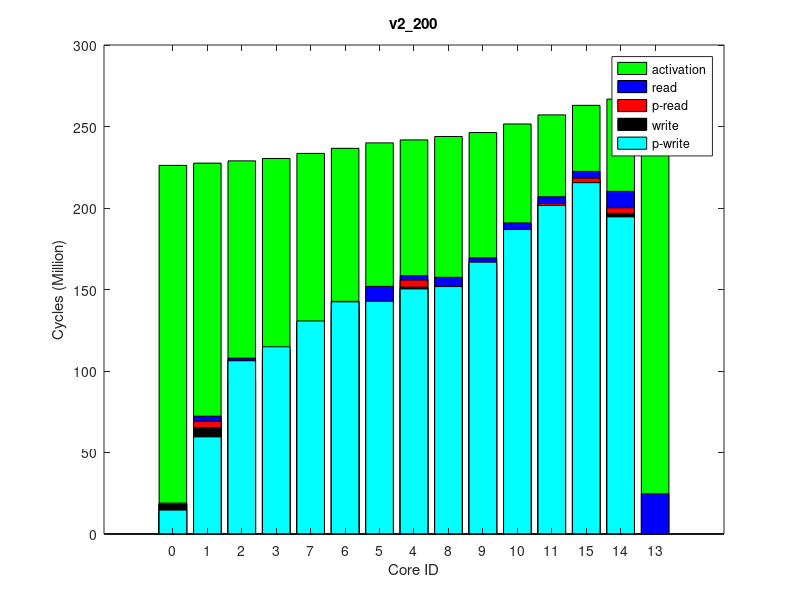

This figure's MATLAB source:
times(1, :, :) = [
740632, 227453723, 0
3934369, 228831510, 0
1045385, 230230719, 0
2708224, 231712941, 0
4401432, 243139747, 0
3168685, 241317240, 0
3188674, 237959224, 0
3255012, 234828074, 0
1467453, 245235743, 0
3137405, 247656114, 0
3424017, 252921088, 0
3440765, 258489824, 0
0, 268836789, 0
3431807, 268189470, 0
3558511, 264355552, 0
];
times(2, :, :) = [
740632, 227406678, 0
3935292, 228784121, 0
1044897, 230184715, 0
2706133, 231668574, 0
4401704, 243092244, 0
3168185, 241270479, 0
3188774, 237910317, 0
3253321, 234780341, 0
1469085, 245188394, 0
3133967, 247610040, 0
3422479, 252873988, 0
3440585, 258445385, 0
0, 268778676, 0
3431854, 268128644, 0
3549308, 264308033, 0
];
times(3, :, :) = [
740632, 227447761, 0
3939369, 228825568, 0
1045014, 230226336, 0
2707502, 231708081, 0
4401432, 243139676, 0
3168234, 241316583, 0
3189337, 237956599, 0
3256188, 234823436, 0
1470758, 245234970, 0
3133785, 247656684, 0
3421624, 252919084, 0
3441372, 258489681, 0
0, 268821533, 0
3432015, 268174595, 0
3553127, 264355313, 0
];
times(4, :, :) = [
740632, 227453559, 0
3936791, 228832661, 0
1044697, 230232249, 0
2707264, 231719499, 0
4402126, 243148067, 0
3168589, 241324704, 0
3189050, 237965913, 0
3252544, 234831866, 0
1469563, 245242663, 0
3141082, 247664701, 0
3422288, 252925620, 0
3442307, 258495650, 0
0, 268833649, 0
3432098, 268192447, 0
3557321, 264361061, 0
];
times(5, :, :) = [
740632, 227463878, 0
3938518, 228843147, 0
1045083, 230244254, 0
2707964, 231728553, 0
4401374, 243157573, 0
3167975, 241336075, 0
3189342, 237976848, 0
3255548, 234844069, 0
1466952, 245254102, 0
3137879, 247676186, 0
3421358, 252937568, 0
3441567, 258511827, 0
0, 268865886, 0
3431796, 268219307, 0
3553986, 264375059, 0
];
times(6, :, :) = [
740632, 227435021, 0
3940254, 228815802, 0
1044450, 230217718, 0
2705658, 231703392, 0
4401607, 243122833, 0
3168181, 241300555, 0
3191324, 237941044, 0
3258933, 234813190, 0
1465466, 245218753, 0
3138220, 247639430, 0
3423683, 252902580, 0
3442499, 258472916, 0
0, 268804994, 0
3431710, 268164360, 0
3554688, 264336512, 0
];
times(7, :, :) = [
740632, 227437621, 0
3939538, 228815160, 0
1044997, 230215459, 0
2708436, 231702289, 0
4401110, 243130936, 0
3169003, 241307886, 0
3189731, 237949890, 0
3250812, 234818328, 0
1465543, 245225585, 0
3137512, 247647660, 0
3425375, 252910607, 0
3441760, 258485381, 0
0, 268816846, 0
3432200, 268174175, 0
3550872, 264347722, 0
];
times(8, :, :) = [
740632, 227440996, 0
3936419, 228822152, 0
1044847, 230219305, 0
2707235, 231703530, 0
4401419, 243137053, 0
3168714, 241314302, 0
3190072, 237955839, 0
3250961, 234820930, 0
1470074, 245232340, 0
3138142, 247653292, 0
3422577, 252916099, 0
3440370, 258493307, 0
0, 268835845, 0
3432333, 268183445, 0
3561943, 264356621, 0
];
times(9, :, :) = [
740632, 227447133, 0
3936518, 228823635, 0
1045116, 230223557, 0
2707347, 231707601, 0
4400828, 243129872, 0
3169272, 241306699, 0
3189010, 237947878, 0
3253728, 234819222, 0
1467250, 245223865, 0
3137886, 247644961, 0
3424720, 252908089, 0
3444237, 258483361, 0
0, 268822794, 0
3432349, 268178577, 0
3558741, 264345918, 0
];
times(10, :, :) = [
740632, 227458126, 0
3938666, 228836424, 0
1044973, 230233174, 0
2706208, 231717639, 0
4401201, 243136215, 0
3168325, 241313704, 0
3190252, 237956153, 0
3250009, 234825912, 0
1465784, 245232342, 0
3136268, 247652620, 0
3418915, 252914211, 0
3441198, 258487542, 0
0, 268814369, 0
3431837, 268163569, 0
3555053, 264351147, 0
];
ave_times = round(squeeze(mean(times)));
format long g, ave_times
std_times = round(squeeze(std(times)));
format long g, std_times
polling_read_times = ave_times;
times(1, :, :) = [
14667190, 226564065, 0
59581990, 227941569, 0
106290756, 229332862, 0
114869233, 230803892, 0
150369505, 242398050, 0
142786142, 240527959, 0
142448137, 237084964, 0
130698789, 233914999, 0
151809237, 244549665, 0
166744866, 247040690, 0
186771211, 252469163, 0
201540300, 258237069, 0
0, 268865501, 0
194569497, 268223984, 0
215519551, 264306576, 0
];
times(2, :, :) = [
14664093, 226576642, 0
59562811, 227954259, 0
106282981, 229340757, 0
114876361, 230813194, 0
150386198, 242407685, 0
142796968, 240536730, 0
142457758, 237094874, 0
130700956, 233926181, 0
151823587, 244558259, 0
166796653, 247052263, 0
186825850, 252476146, 0
201602934, 258246535, 0
0, 268862011, 0
194567548, 268219840, 0
215558562, 264315621, 0
];
times(3, :, :) = [
14656131, 226552195, 0
59556317, 227929899, 0
106248686, 229325250, 0
114840471, 230806992, 0
150340626, 242401240, 0
142759910, 240531561, 0
142416163, 237088919, 0
130672168, 233920435, 0
151778451, 244552189, 0
166730486, 247043381, 0
186781435, 252471552, 0
201564578, 258239086, 0
0, 268862308, 0
194564223, 268220428, 0
215531503, 264308111, 0
];
times(4, :, :) = [
14649744, 226553910, 0
59533274, 227932618, 0
106223217, 229324901, 0
114815889, 230807086, 0
150346584, 242403626, 0
142760930, 240533510, 0
142410693, 237092012, 0
130680446, 233922512, 0
151783953, 244554204, 0
166743195, 247049192, 0
186792148, 252475701, 0
201583778, 258247558, 0
0, 268865461, 0
194556598, 268213531, 0
215555328, 264316861, 0
];
times(5, :, :) = [
14654921, 226549645, 0
59574949, 227929641, 0
106292565, 229317539, 0
114870422, 230789098, 0
150331817, 242385154, 0
142758400, 240513865, 0
142434301, 237071446, 0
130693115, 233902640, 0
151769267, 244535461, 0
166750641, 247029022, 0
186752981, 252454588, 0
201544665, 258221597, 0
0, 268849617, 0
194545553, 268203665, 0
215513039, 264290837, 0
];
times(6, :, :) = [
14663180, 226564442, 0
59601650, 227943544, 0
106363188, 229332931, 0
114953724, 230806086, 0
150422499, 242401361, 0
142829212, 240529865, 0
142515611, 237088627, 0
130769917, 233919739, 0
151857479, 244551644, 0
166811529, 247046535, 0
186833263, 252473803, 0
201590093, 258243283, 0
0, 268886333, 0
194585979, 268243094, 0
215534997, 264312619, 0
];
times(7, :, :) = [
14644721, 226554003, 0
59536949, 227931965, 0
106258631, 229326258, 0
114851602, 230799170, 0
150385347, 242397433, 0
142771982, 240526820, 0
142413345, 237087026, 0
130688983, 233916757, 0
151822146, 244547223, 0
166791332, 247042795, 0
186827639, 252470998, 0
201588690, 258237455, 0
0, 268877282, 0
194576325, 268232419, 0
215526980, 264306566, 0
];
times(8, :, :) = [
14655856, 226559686, 0
59553516, 227939188, 0
106265865, 229330281, 0
114849482, 230810010, 0
150398022, 242403955, 0
142783879, 240532910, 0
142468542, 237091672, 0
130719396, 233923513, 0
151835570, 244554586, 0
166786549, 247048986, 0
186789157, 252474722, 0
201568227, 258245349, 0
0, 268855707, 0
194558071, 268216173, 0
215537036, 264314657, 0
];
times(9, :, :) = [
14642532, 226546320, 0
59545922, 227926565, 0
106237226, 229314347, 0
114800350, 230788289, 0
150274302, 242383657, 0
142702123, 240513230, 0
142354593, 237069574, 0
130635507, 233900426, 0
151713082, 244535173, 0
166691907, 247029115, 0
186733832, 252456652, 0
201523975, 258226106, 0
0, 268845023, 0
194547495, 268204336, 0
215518259, 264295447, 0
];
times(10, :, :) = [
14670173, 226571255, 0
59565697, 227951227, 0
106269798, 229341103, 0
114852208, 230818164, 0
150340386, 242413195, 0
142747961, 240542579, 0
142410312, 237099362, 0
130692873, 233931499, 0
151778182, 244563801, 0
166765864, 247059916, 0
186783500, 252487884, 0
201577274, 258256944, 0
0, 268892851, 0
194603325, 268252125, 0
215549859, 264325666, 0
];
ave_times = round(squeeze(mean(times)));
format long g, ave_times
std_times = round(squeeze(std(times)));
format long g, std_times
polling_write_times = ave_times;
times(1, :, :) = [
0, 249701595, 0
6983643, 251211674, 64000
14091157, 252687734, 128000
6979020, 254287770, 64000
7044385, 266345426, 64000
13292954, 264422175, 128000
7470842, 260859623, 64000
7292297, 257545489, 64000
14247315, 268539629, 128000
7051030, 271093093, 64000
7430439, 276629375, 64000
7631019, 282676914, 64000
24643404, 293656469, 255980
13516584, 292966439, 128000
7667661, 288855097, 64000
];
times(2, :, :) = [
0, 249697793, 0
6983750, 251210041, 64000
14091589, 252683537, 128000
6979020, 254283527, 64000
7041776, 266334438, 64000
13293760, 264413260, 128000
7470815, 260848779, 64000
7297274, 257537375, 64000
14247568, 268529059, 128000
7051355, 271080617, 64000
7430414, 276619079, 64000
7631037, 282669640, 64000
24642825, 293634535, 255980
13516475, 292948213, 128000
7667978, 288845870, 64000
];
times(3, :, :) = [
0, 249693666, 0
6983914, 251203467, 64000
14091319, 252680209, 128000
6979020, 254276643, 64000
7050631, 266338342, 64000
13292717, 264415221, 128000
7470859, 260853126, 64000
7297941, 257535776, 64000
14246903, 268533384, 128000
7050766, 271085965, 64000
7430821, 276624832, 64000
7631017, 282666817, 64000
24644496, 293637797, 255980
13516619, 292949080, 128000
7667416, 288843454, 64000
];
times(4, :, :) = [
0, 249693836, 0
6983356, 251204853, 64000
14091447, 252680891, 128000
6979020, 254282538, 64000
7050308, 266344319, 64000
13292939, 264420287, 128000
7470859, 260856781, 64000
7294321, 257542831, 64000
14246765, 268537589, 128000
7050733, 271091803, 64000
7430423, 276631002, 64000
7631029, 282677861, 64000
24643810, 293657539, 255980
13516344, 292969783, 128000
7667627, 288852829, 64000
];
times(5, :, :) = [
0, 249694983, 0
6983551, 251206198, 64000
14091497, 252682771, 128000
6979020, 254280109, 64000
7047454, 266333661, 64000
13292873, 264408221, 128000
7470835, 260846603, 64000
7294356, 257530167, 64000
14246927, 268527408, 128000
7050784, 271080558, 64000
7430356, 276620107, 64000
7631047, 282657870, 64000
24644496, 293632390, 255980
13516713, 292944016, 128000
7667859, 288833272, 64000
];
times(6, :, :) = [
0, 249694968, 0
6983221, 251205414, 64000
14091359, 252680418, 128000
6979020, 254280176, 64000
7048555, 266336996, 64000
13292312, 264413368, 128000
7470827, 260851276, 64000
7292828, 257534373, 64000
14246760, 268528418, 128000
7050614, 271081544, 64000
7430644, 276621027, 64000
7631028, 282667644, 64000
24644228, 293641123, 255980
13516493, 292954235, 128000
7667579, 288840090, 64000
];
times(7, :, :) = [
0, 249695459, 0
6983434, 251206144, 64000
14091225, 252682683, 128000
6979020, 254278580, 64000
7049815, 266333117, 64000
13293191, 264409634, 128000
7470828, 260847308, 64000
7295392, 257533293, 64000
14247428, 268527625, 128000
7051099, 271081036, 64000
7430975, 276620503, 64000
7631036, 282660083, 64000
24644643, 293639684, 255980
13516507, 292955290, 128000
7667587, 288837445, 64000
];
times(8, :, :) = [
0, 249696150, 0
6983785, 251205141, 64000
14091406, 252682063, 128000
6979020, 254278916, 64000
7047571, 266336335, 64000
13292775, 264412973, 128000
7470838, 260851434, 64000
7293355, 257537477, 64000
14247167, 268531490, 128000
7050842, 271084354, 64000
7430458, 276623450, 64000
7631049, 282668144, 64000
24643424, 293637610, 255980
13516430, 292956460, 128000
7667519, 288844165, 64000
];
times(9, :, :) = [
0, 249703225, 0
6983824, 251210993, 64000
14091246, 252688196, 128000
6979020, 254288746, 64000
7050990, 266352961, 64000
13293001, 264427870, 128000
7470869, 260863157, 64000
7290332, 257550716, 64000
14247345, 268546748, 128000
7051082, 271100531, 64000
7430699, 276640694, 64000
7631022, 282679086, 64000
24644625, 293652399, 255980
13516351, 292963801, 128000
7667567, 288853673, 64000
];
times(10, :, :) = [
0, 249713815, 0
6984069, 251224733, 64000
14091310, 252699874, 128000
6979020, 254303399, 64000
7052975, 266357554, 64000
13293583, 264432454, 128000
7470830, 260868911, 64000
7297289, 257555273, 64000
14247568, 268551193, 128000
7051137, 271103870, 64000
7430284, 276642808, 64000
7631022, 282676196, 64000
24643889, 293656839, 255980
13516450, 292969117, 128000
7667866, 288853077, 64000
];
ave_times = round(squeeze(mean(times)));
format long g, ave_times
std_times = round(squeeze(std(times)));
format long g, std_times
read_times = ave_times;
times(1, :, :) = [
0, 226153899, 0
0, 227531576, 0
0, 228919762, 0
0, 230396184, 0
0, 241780534, 0
0, 239961779, 0
0, 236612166, 0
0, 233494909, 0
0, 243872908, 0
0, 246290593, 0
0, 251545449, 0
0, 257117366, 0
0, 267451521, 0
0, 266809157, 0
0, 262984975, 0
];
times(2, :, :) = [
0, 226161089, 0
0, 227536719, 0
0, 228924943, 0
0, 230401857, 0
0, 241782493, 0
0, 239965135, 0
0, 236618002, 0
0, 233498010, 0
0, 243873936, 0
0, 246293445, 0
0, 251549539, 0
0, 257122481, 0
0, 267443977, 0
0, 266799537, 0
0, 262988647, 0
];
times(3, :, :) = [
0, 226144819, 0
0, 227520602, 0
0, 228907371, 0
0, 230378658, 0
0, 241756522, 0
0, 239937983, 0
0, 236588131, 0
0, 233471967, 0
0, 243849228, 0
0, 246266879, 0
0, 251522786, 0
0, 257093018, 0
0, 267439331, 0
0, 266796483, 0
0, 262959986, 0
];
times(4, :, :) = [
0, 226166274, 0
0, 227542796, 0
0, 228934478, 0
0, 230411151, 0
0, 241797967, 0
0, 239979630, 0
0, 236627103, 0
0, 233511211, 0
0, 243889749, 0
0, 246308992, 0
0, 251566504, 0
0, 257140850, 0
0, 267472610, 0
0, 266832954, 0
0, 263005190, 0
];
times(5, :, :) = [
0, 226149714, 0
0, 227523742, 0
0, 228909308, 0
0, 230384742, 0
0, 241770571, 0
0, 239953335, 0
0, 236602459, 0
0, 233485367, 0
0, 243860908, 0
0, 246280048, 0
0, 251535867, 0
0, 257113599, 0
0, 267451873, 0
0, 266804728, 0
0, 262979033, 0
];
times(6, :, :) = [
0, 226163366, 0
0, 227537030, 0
0, 228926153, 0
0, 230398958, 0
0, 241783384, 0
0, 239962508, 0
0, 236612770, 0
0, 233496060, 0
0, 243874477, 0
0, 246292558, 0
0, 251548648, 0
0, 257120522, 0
0, 267456164, 0
0, 266814383, 0
0, 262987811, 0
];
times(7, :, :) = [
0, 226183637, 0
0, 227559294, 0
0, 228945913, 0
0, 230423393, 0
0, 241801811, 0
0, 239984653, 0
0, 236637040, 0
0, 233521987, 0
0, 243894608, 0
0, 246313097, 0
0, 251566331, 0
0, 257135596, 0
0, 267466035, 0
0, 266822890, 0
0, 263003906, 0
];
times(8, :, :) = [
0, 226164624, 0
0, 227537167, 0
0, 228927912, 0
0, 230404636, 0
0, 241786325, 0
0, 239965941, 0
0, 236616412, 0
0, 233502170, 0
0, 243875666, 0
0, 246294646, 0
0, 251549576, 0
0, 257122248, 0
0, 267460507, 0
0, 266825781, 0
0, 262987125, 0
];
times(9, :, :) = [
0, 226141520, 0
0, 227515602, 0
0, 228903521, 0
0, 230380789, 0
0, 241758410, 0
0, 239940301, 0
0, 236592568, 0
0, 233477627, 0
0, 243851389, 0
0, 246269730, 0
0, 251526119, 0
0, 257101563, 0
0, 267419492, 0
0, 266778741, 0
0, 262966439, 0
];
times(10, :, :) = [
0, 226162217, 0
0, 227537873, 0
0, 228923809, 0
0, 230393478, 0
0, 241778891, 0
0, 239959629, 0
0, 236609461, 0
0, 233491872, 0
0, 243870568, 0
0, 246289522, 0
0, 251545134, 0
0, 257117078, 0
0, 267465338, 0
0, 266828869, 0
0, 262985319, 0
];
ave_times = round(squeeze(mean(times)));
format long g, ave_times
std_times = round(squeeze(std(times)));
format long g, std_times
total_times = ave_times;
times(1, :, :) = [
18210850, 226095868, 64000
65313408, 227427557, 128000
93814225, 228773755, 64000
105274936, 230224564, 64000
151432916, 241358329, 128000
138643876, 239606876, 64000
135270904, 236340144, 64000
122164532, 233277048, 64000
143229718, 243408584, 64000
162350991, 245800718, 64000
183403414, 250999127, 64000
199259809, 256530108, 64000
0, 266826748, 0
196685311, 266182200, 64000
214752516, 262349586, 64000
];
times(2, :, :) = [
18216652, 226102029, 64000
65284770, 227435206, 128000
93749083, 228783549, 64000
105216868, 230233911, 64000
151449915, 241362877, 128000
138632665, 239610583, 64000
135245320, 236344672, 64000
122126004, 233282898, 64000
143247789, 243412988, 64000
162374183, 245804210, 64000
183434070, 251002581, 64000
199284973, 256533137, 64000
0, 266812434, 0
196663563, 266171493, 64000
214766918, 262351904, 64000
];
times(3, :, :) = [
18204362, 226099589, 64000
65271082, 227430598, 128000
93740066, 228778969, 64000
105196074, 230233967, 64000
151417754, 241363831, 128000
138616375, 239612786, 64000
135243126, 236345958, 64000
122114055, 233284946, 64000
143214656, 243414719, 64000
162340826, 245804342, 64000
183438334, 251004151, 64000
199337224, 256535409, 64000
0, 266830766, 0
196688405, 266194114, 64000
214817639, 262355870, 64000
];
times(4, :, :) = [
18224973, 226105887, 64000
65343335, 227439007, 128000
93857772, 228786693, 64000
105320453, 230233325, 64000
151466189, 241365352, 128000
138666120, 239612746, 64000
135307295, 236345310, 64000
122228864, 233286335, 64000
143263358, 243413803, 64000
162418611, 245804336, 64000
183452704, 251005331, 64000
199276031, 256540985, 64000
0, 266823034, 0
196679497, 266174717, 64000
214788715, 262359644, 64000
];
times(5, :, :) = [
18250239, 226112597, 64000
65388119, 227444290, 128000
93900633, 228791073, 64000
105359119, 230240008, 64000
151481976, 241371864, 128000
138731151, 239620153, 64000
135356099, 236350166, 64000
122250161, 233292211, 64000
143277677, 243424288, 64000
162422192, 245813625, 64000
183465241, 251014982, 64000
199294568, 256544909, 64000
0, 266841440, 0
196698024, 266198665, 64000
214807099, 262365102, 64000
];
times(6, :, :) = [
18206956, 226103497, 64000
65319612, 227436764, 128000
93813669, 228786666, 64000
105261806, 230240817, 64000
151472488, 241374164, 128000
138667294, 239623309, 64000
135288424, 236355128, 64000
122185171, 233291425, 64000
143269135, 243424357, 64000
162419179, 245813826, 64000
183452596, 251014556, 64000
199295823, 256548966, 64000
0, 266851991, 0
196705338, 266204583, 64000
214803263, 262369627, 64000
];
times(7, :, :) = [
18210028, 226113644, 64000
65273272, 227445437, 128000
93736793, 228792520, 64000
105200248, 230244624, 64000
151425491, 241380195, 128000
138631180, 239627841, 64000
135268264, 236359145, 64000
122124945, 233297551, 64000
143223499, 243431019, 64000
162346942, 245821507, 64000
183414061, 251020499, 64000
199265266, 256552074, 64000
0, 266831790, 0
196686056, 266189873, 64000
214796370, 262371808, 64000
];
times(8, :, :) = [
18228421, 226113614, 64000
65316808, 227446168, 128000
93780079, 228795528, 64000
105234691, 230245446, 64000
151461067, 241381241, 128000
138653929, 239631203, 64000
135279635, 236359791, 64000
122151017, 233297765, 64000
143256291, 243432005, 64000
162375768, 245821785, 64000
183436837, 251022517, 64000
199320864, 256553308, 64000
0, 266841751, 0
196703578, 266200230, 64000
214828186, 262373640, 64000
];
times(9, :, :) = [
18204414, 226120999, 64000
65242432, 227453285, 128000
93684137, 228799577, 64000
105138207, 230246076, 64000
151373437, 241380292, 128000
138534763, 239629534, 64000
135153288, 236361396, 64000
122038887, 233298982, 64000
143171213, 243431544, 64000
162328715, 245822691, 64000
183414762, 251022206, 64000
199255277, 256555460, 64000
0, 266852477, 0
196706866, 266209566, 64000
214784029, 262378083, 64000
];
times(10, :, :) = [
18217200, 226118469, 64000
65296661, 227450960, 128000
93773056, 228796738, 64000
105217033, 230244530, 64000
151381190, 241374692, 128000
138571159, 239623333, 64000
135181265, 236357863, 64000
122099246, 233295639, 64000
143178736, 243423459, 64000
162312648, 245816029, 64000
183383798, 251014742, 64000
199298132, 256547894, 64000
0, 266844180, 0
196697402, 266204552, 64000
214804257, 262368527, 64000
];
ave_times = round(squeeze(mean(times)));
format long g, ave_times
std_times = round(squeeze(std(times)));
format long g, std_times
write_times = ave_times;
mytitle = 'v2\_200';
order = [1 2 3 4 8 7 6 5 9 10 11 12 15 14 13];

total_times = total_times(:, 2)(order);

read_times = read_times(:, 1)(order);
write_times = write_times(:, 1)(order);

polling_read_times = polling_read_times(:, 1)(order);
polling_write_times = polling_write_times(:, 1)(order);

total_times /= 1000000;

read_times /= 1000000;
write_times /= 1000000;

polling_read_times /= 1000000;
polling_write_times /= 1000000;

% laying read on top of write
read_times += write_times;
polling_read_times += write_times;

figure(1);
clf()
% set(gcf, 'Position', get(0,'Screensize'));
% set(gcf,'units','normalized','outerposition',[0 0 1 1])
bar(0:14, total_times,'g');
hold on;
bar(0:14, read_times,'b');
bar(0:14, polling_read_times,'r');
bar(0:14, write_times,'k');
bar(0:14, polling_write_times,'c');
hold off

axis([-2 16 0 300])
% axis([-1 15])
set(gca,'XTick',0:14);
set(gca,'xticklabel',{ '0'; '1'; '2'; '3'; '7'; '6'; '5'; '4'; '8'; '9'; '10'; '11'; '15'; '14'; '13' })

xlabel('Core ID')
ylabel('Cycles (Million)')

legend('activation', 'read', 'p-read', 'write', 'p-write')
title(mytitle)
print(1, strcat(mytitle, '.png'))
